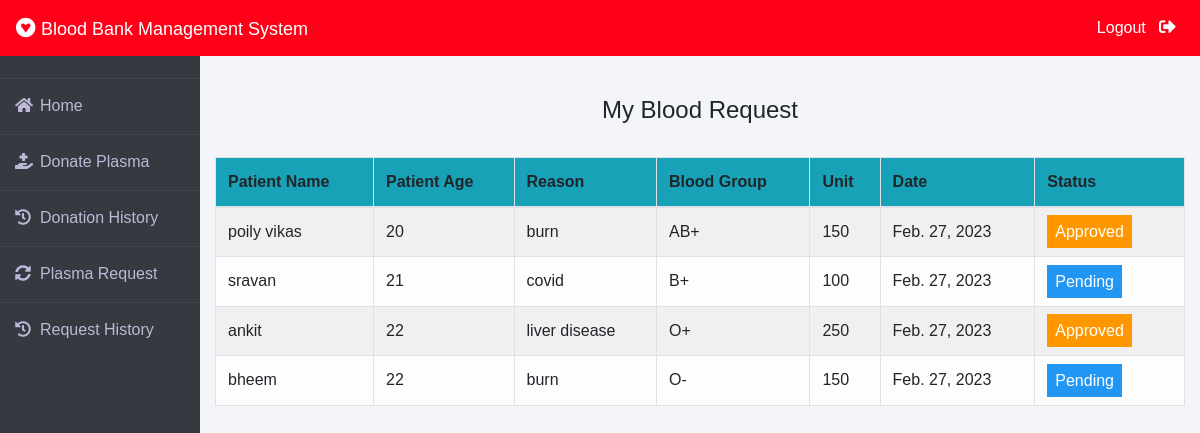
The page /donor/request-history (signed in) on the database its author committed.
### blood/models.py (models this page shows, shortened)
class BloodRequest(models.Model):
    request_by_patient=models.ForeignKey(pmodels.Patient,null=True,on_delete=models.CASCADE)
    request_by_donor=models.ForeignKey(dmodels.Donor,null=True,on_delete=models.CASCADE)
    patient_name=models.CharField(max_length=30)
    patient_age=models.PositiveIntegerField()
    reason=models.CharField(max_length=500)
    bloodgroup=models.CharField(max_length=10)
    unit=models.PositiveIntegerField(default=0)
    status=models.CharField(max_length=20,default="Pending")
    date=models.DateField(auto_now=True)

### donor/views.py (the view)
# urls.py: path('request-history', views.request_history_view,name='request-history'),
def request_history_view(request):
    donor= models.Donor.objects.get(user_id=request.user.id)
    blood_request=bmodels.BloodRequest.objects.all().filter(request_by_donor=donor)
    return render(request,'donor/request_history.html',{'blood_request':blood_request})

### templates/donor/request_history.html (shortened to what this page needs)
{% extends 'donor/donorbase.html' %}
{% block content %}
{% load widget_tweaks %}
{%load static%}
<head>
   </head>
<br><br>
<div class="container">
    <H4 class="text-center">My Blood Request</H4><br>
    <table class="table table-light table-hover table-bordered table-striped">
        <thead class="bg-info">
            <tr>
                <th scope="col">Patient Name</th>
                <th scope="col">Patient Age</th>
                <th scope="col">Reason</th>
                <th scope="col">Blood Group</th>
                <th scope="col">Unit</th>
                <th scope="col">Date</th>
                <th scope="col">Status</th>
            </tr>
        </thead>
        <tbody>
            {% for t in blood_request %}
            <tr>
                <td> {{t.patient_name}}</td>
                <td>{{t.patient_age}}</td>
                <td>{{t.reason}}</td>
                <td>{{t.bloodgroup}}</td>
                <td>{{t.unit}}</td>
                <td>{{t.date}}</td>
                {% if t.status == 'Approved' %}
                <td><span class="label warning"> Approved</span></td>
                {% elif t.status == 'Rejected' %}
                <td><span class="label success">Rejected</span></td>
                {% else %}
                <td><span style="color: white;margin-left: 0px;" class="label info">Pending</span></td>
                {% endif %}
            </tr>
            {% endfor %}
        </tbody>
    </table>
</div>
{% endblock content %}

### templates/donor/donorbase.html (shortened to what this page needs)
<!DOCTYPE html>
<html lang="en">
<head>
    <link rel="stylesheet" href="https://maxcdn.bootstrapcdn.com/bootstrap/4.0.0/css/bootstrap.min.css">
    <link rel="stylesheet" href="https://cdnjs.cloudflare.com/ajax/libs/font-awesome/5.14.0/css/all.css">
</head>
<body>
    <nav class="navbar navbar-expand-lg navbar-light fixed-top bg-danger">
        <a style="color:white;" class="navbar-brand" href="/"><i class="fab fa-gratipay"></i>&nbsp;<font face = "Comic sans MS" size ="4">Blood Bank Management System</font></a>
        <div class="navbar-collapse collapse w-100 order-3 dual-collapse2">
            <ul class="navbar-nav ml-auto">
                <li class="nav-item">
                    <a class="nav-link" style="color: white;" href="/logout">Logout &nbsp; <i class="fas fa-sign-out-alt"></i></a>
                </li>
            </ul>
        </div>
      </nav>
<br><br>
<div class="wrapper">
    <div class="sidebar">
        <ul>
            <li><a style="text-decoration:none;" href="/"><i class="fas fa-home"></i>Home</a></li>
            <li><a style="text-decoration:none;" href="/donor/donate-blood"><i class="fas fa-hand-holding-medical"></i>Donate Plasma</a></li>
            <li><a style="text-decoration:none;" href="/donor/donation-history"><i class="fas fa-history"></i>Donation History</a></li>
            <li><a style="text-decoration:none;" href="/donor/make-request"><i class="fas fa-sync-alt"></i>Plasma Request</a></li>
            <li><a style="text-decoration:none;" href="/donor/request-history"><i class="fas fa-history"></i>Request History</a></li>
        </ul>
    </div>
    <div class="main_content">
{% block content %}
{% endblock content %}
    </div>
</div>
</body>
</html>

### templates/donor/donorbase.html (style rules this page uses)
* { margin: 0; padding: 0; box-sizing: border-box; list-style: none; text-decoration: none; font-family: 'Josefin Sans', sans-serif; }
body { background-color: #f3f5f9; }
.bg-danger { background-color: #ff0018!important; }
.wrapper { display: flex; position: relative; }
.wrapper .sidebar { width: 200px; height: 100%; background: #343a40; padding: 30px 0px; position: fixed; }
.wrapper .sidebar ul li { padding: 15px; border-bottom: 1px solid #bdb8d7; border-bottom: 1px solid rgba(0,0,0,0.05); border-top: 1px solid rgba(255,255,255,0.05); }
.wrapper .sidebar ul li a { color: #bdb8d7; display: block; }
.wrapper .sidebar ul li a .fas { width: 25px; }
.wrapper .main_content { width: 100%; margin-left: 200px; }
.wrapper .main_content .info { margin: 20px; color: #717171; line-height: 25px; }
.fa-sign-out-alt { color: white; font-size: 2ex; }

### templates/donor/request_history.html (style rules this page uses)
.label { color: white; padding: 8px; }
.info { background-color: #2196F3; }
.warning { background-color: #ff9800; }

### rows shown on the page
BloodRequest: patient_name "poily vikas", patient_age "20", reason "burn", bloodgroup "AB+", unit "150", date "Feb. 27, 2023", status "Approved"
BloodRequest: patient_name "sravan", patient_age "21", reason "covid", bloodgroup "B+", unit "100", date "Feb. 27, 2023", status "Pending"
BloodRequest: patient_name "ankit", patient_age "22", reason "liver disease", bloodgroup "O+", unit "250", date "Feb. 27, 2023", status "Approved"
BloodRequest: patient_name "bheem", patient_age "22", reason "burn", bloodgroup "O-", unit "150", date "Feb. 27, 2023", status "Pending"
